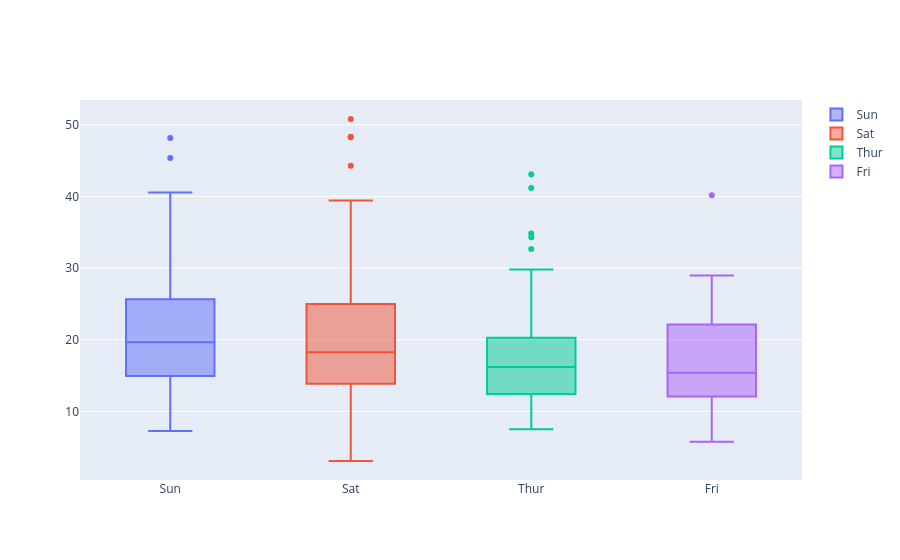

Notebook source saved alongside this figure:
### Code cell
import plotly.graph_objects as go

fig = go.Figure()

for day in tips['day'].unique():
    data = tips[tips['day'] == day]

    fig.add_trace(
        go.Box(
            y=data['total_bill'],
            name=day
        )
    )

fig.show()
